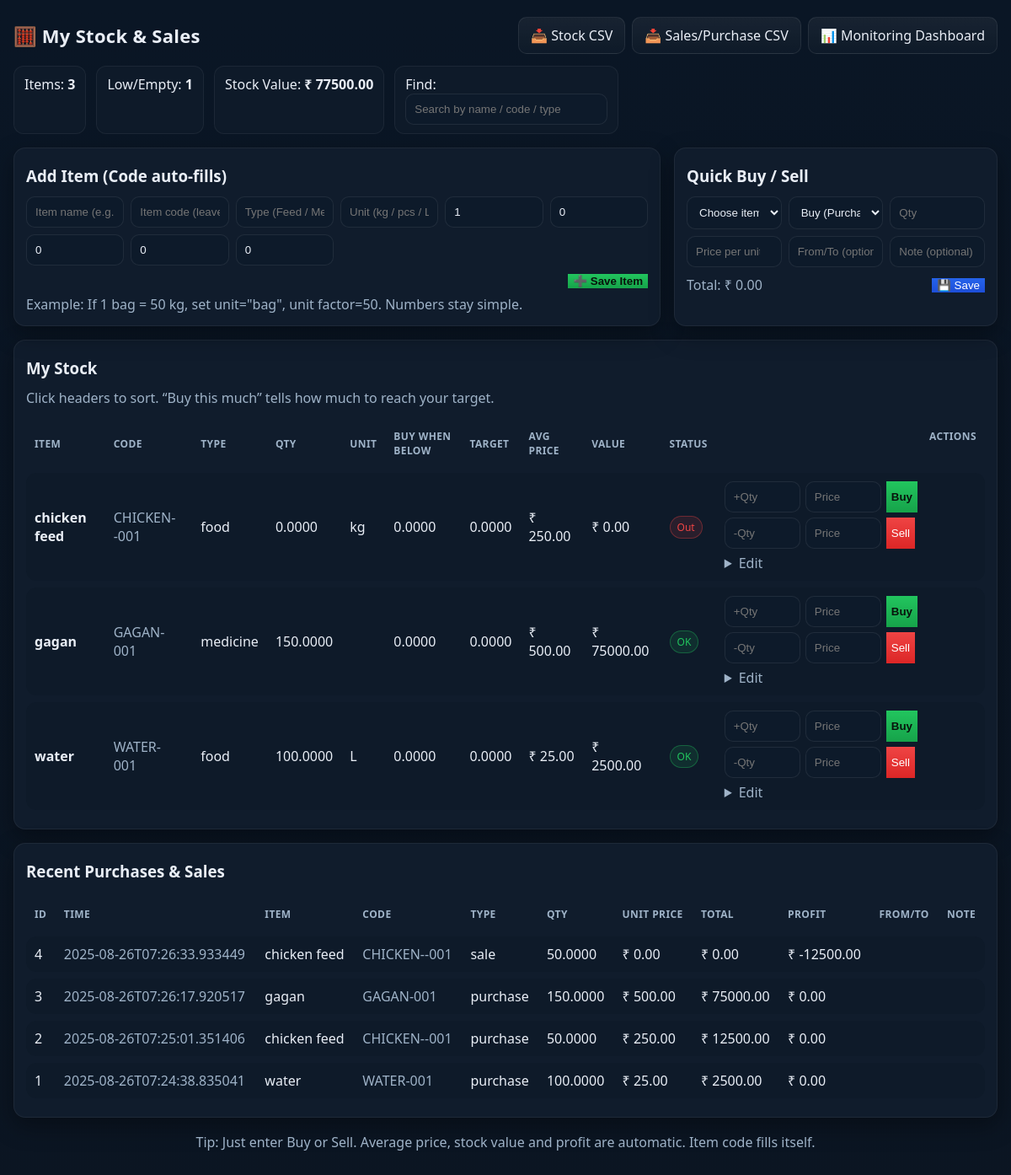
The page /erp on the database its author committed.
### tables this page shows
CREATE TABLE inventory (
            id INTEGER PRIMARY KEY AUTOINCREMENT,
            name TEXT NOT NULL,
            sku TEXT,
            category TEXT,
            unit TEXT,
            unit_factor REAL DEFAULT 1,
            quantity REAL DEFAULT 0,
            reorder_level REAL DEFAULT 0,
            target_level REAL DEFAULT 0,
            avg_cost REAL DEFAULT 0,
            last_updated TEXT
        );

CREATE TABLE transactions (
            id INTEGER PRIMARY KEY AUTOINCREMENT,
            timestamp TEXT,
            item_id INTEGER,
            type TEXT,
            quantity REAL,
            unit_price REAL,
            total REAL,
            profit REAL,
            party TEXT,
            note TEXT,
            FOREIGN KEY(item_id) REFERENCES inventory(id)
        );

### app.py (the view)
@app.route("/erp", methods=["GET"])
def erp_home():
    q = (request.args.get("q") or "").strip()
    conn = db()
    c = conn.cursor()
    if q:
        like = f"%{q}%"
        c.execute("""
            SELECT id,name,sku,category,unit,unit_factor,quantity,reorder_level,target_level,avg_cost,last_updated
            FROM inventory
            WHERE name LIKE ? OR sku LIKE ? OR category LIKE ?
            ORDER BY name COLLATE NOCASE
        """, (like, like, like))
    else:
        c.execute("""
            SELECT id,name,sku,category,unit,unit_factor,quantity,reorder_level,target_level,avg_cost,last_updated
            FROM inventory
            ORDER BY name COLLATE NOCASE
        """)
    items = c.fetchall()
    total_items = len(items)
    low_stock = sum(1 for r in items if (r[6] or 0) <= (r[7] or 0))
    inv_value = sum((r[6] or 0) * (r[9] or 0) for r in items)
    c.execute("""
        SELECT t.id, t.timestamp, i.name, i.sku, t.type, t.quantity, t.unit_price, t.total, t.profit, t.party, t.note
        FROM transactions t
        LEFT JOIN inventory i ON i.id = t.item_id
        ORDER BY t.id DESC
        LIMIT 50
    """)
    last_tx = c.fetchall()
    conn.close()
    return render_template("erp.html",
                           items=items,
                           total_items=total_items,
                           low_stock=low_stock,
                           inv_value=inv_value,
                           last_tx=last_tx,
                           query=q)

### app.py (called while the page is built)
def db():
    return sqlite3.connect("poultry.db", check_same_thread=False)

### templates/erp.html (shortened to what this page needs)
<!DOCTYPE html>
<html lang="en">
<head>
</head>
<body>
  <div class="wrap">
    <div class="top">
      <div class="title">🧮 My Stock & Sales</div>
      <div class="right">
        <a class="btn" href="/erp/inventory/export_csv">📥 Stock CSV</a>
        <a class="btn" href="/erp/transactions/export_csv">📥 Sales/Purchase CSV</a>
        <a class="btn" href="/">📊 Monitoring Dashboard</a>
      </div>
    </div>
    <div class="sum" style="margin-top:14px">
      <div class="box">Items: <b>{{ total_items }}</b></div>
      <div class="box">Low/Empty: <b>{{ low_stock }}</b></div>
      <div class="box">Stock Value: <b>₹ {{ '%.2f' % inv_value }}</b></div>
      <div class="box">Find:
        <form method="get" action="/erp" style="display:inline">
          <input name="q" placeholder="Search by name / code / type" value="{{ query or '' }}" />
        </form>
      </div>
    </div>
    <div class="grid">
      <div class="card">
        <h3>Add Item (Code auto-fills)</h3>
        <form method="post" action="/erp/inventory/add">
          <div class="row">
            <input name="name" placeholder="Item name (e.g., Chicken Feed)" required />
            <input name="sku" placeholder="Item code (leave empty for auto)" />
            <input name="category" placeholder="Type (Feed / Medicine / Other)" />
            <input name="unit" placeholder="Unit (kg / pcs / L)" />
            <input name="unit_factor" type="number" step="0.0001" placeholder="Unit Factor to base" value="1" />
            <input name="quantity" type="number" step="0.0001" placeholder="Opening Qty" value="0" />
            <input name="avg_cost" type="number" step="0.01" placeholder="Opening Avg Price" value="0" />
            <input name="reorder_level" type="number" step="0.0001" placeholder="Buy when below" value="0" />
            <input name="target_level" type="number" step="0.0001" placeholder="Target level" value="0" />
          </div>
          <div class="right" style="margin-top:10px">
            <button class="btn-success" type="submit">➕ Save Item</button>
          </div>
        </form>
        <div class="muted" style="margin-top:8px">Example: If 1 bag = 50 kg, set unit="bag", unit factor=50. Numbers stay simple.</div>
      </div>
      <div class="card">
        <h3>Quick Buy / Sell</h3>
        <form method="post" action="/erp/transactions/add">
          <div class="row-compact">
            <select name="item_id" required>
              <option value="">Choose item</option>
            </select>
            <select name="type" id="tx_type" required>
              <option value="purchase">Buy (Purchase)</option>
            </select>
            <input name="quantity" type="number" step="0.0001" placeholder="Qty" required />
          </div>
          <div class="row-compact" style="margin-top:8px">
            <input name="unit_price" id="unit_price" type="number" step="0.01" placeholder="Price per unit" />
            <input name="party" placeholder="From/To (optional)" />
            <input name="note" placeholder="Note (optional)" />
          </div>
          <div class="right" style="margin-top:10px">
            <div id="calc" class="muted" style="margin-right:auto">Total: ₹ 0.00</div>
            <button class="btn-primary" type="submit">💾 Save</button>
          </div>
        </form>
      </div>
    </div>
    <div class="card" style="margin-top:16px">
      <h3>My Stock</h3>
      <div class="muted" style="margin-bottom:8px">Click headers to sort. “Buy this much” tells how much to reach your target.</div>
      <table id="invTable">
        <thead>
          <tr>
            <th>Item</th>
            <th>Code</th>
            <th>Type</th>
            <th>Qty</th>
            <th>Unit</th>
            <th>Buy when below</th>
            <th>Target</th>
            <th>Avg Price</th>
            <th>Value</th>
            <th>Status</th>
            <th class="right">Actions</th>
          </tr>
        </thead>
        <tbody>
          {% for r in items %}
          {% set qty = (r[6] or 0) %}
          {% set avg = (r[9] or 0) %}
          {% set value = qty * avg %}
          {% set reorder = (r[7] or 0) %}
          {% set target = (r[8] or 0) %}
          {% set unit = r[4] or '' %}
          {% set status = 'ok' if qty>reorder else ('warn' if qty>0 else 'danger') %}
          <tr>
            <td><b>{{ r[1] }}</b></td>
            <td class="muted">{{ r[2] or '' }}</td>
            <td>{{ r[3] or '' }}</td>
            <td>{{ '%.4f' % qty }}</td>
            <td>{{ unit }}</td>
            <td>{{ '%.4f' % reorder }}</td>
            <td>{{ '%.4f' % target }}</td>
            <td>₹ {{ '%.2f' % avg }}</td>
            <td>₹ {{ '%.2f' % value }}</td>
            <td>
              <span class="chip {{ status }}">
                {% if status=='ok' %}OK{% elif status=='warn' %}Low{% else %}Out{% endif %}
              </span>
            </td>
            <td>
              <form method="post" action="/erp/inventory/increase/{{ r[0] }}" style="display:inline-flex;gap:6px">
                <input name="delta" type="number" step="0.0001" placeholder="+Qty" style="width:90px" />
                <input name="unit_price" type="number" step="0.01" placeholder="Price" style="width:90px" />
                <button class="btn-success" type="submit">Buy</button>
              </form>
              <form method="post" action="/erp/inventory/decrease/{{ r[0] }}" style="display:inline-flex;gap:6px;margin-top:6px">
                <input name="delta" type="number" step="0.0001" placeholder="-Qty" style="width:90px" />
                <input name="unit_price" type="number" step="0.01" placeholder="Price" style="width:90px" />
                <button class="btn-danger" type="submit">Sell</button>
              </form>
              <details style="margin-top:6px">
                <summary class="muted">Edit</summary>
              </details>
            </td>
          </tr>
          {% endfor %}
        </tbody>
      </table>
    </div>
    <div class="card" style="margin-top:16px">
      <h3>Recent Purchases & Sales</h3>
      <table>
        <thead>
          <tr>
            <th>ID</th><th>Time</th><th>Item</th><th>Code</th><th>Type</th><th>Qty</th><th>Unit Price</th><th>Total</th><th>Profit</th><th>From/To</th><th>Note</th>
          </tr>
        </thead>
        <tbody>
          {% for t in last_tx %}
          <tr>
            <td>{{ t[0] }}</td>
            <td class="muted">{{ t[1] }}</td>
            <td>{{ t[2] }}</td>
            <td class="muted">{{ t[3] or '' }}</td>
            <td>{{ t[4] }}</td>
            <td>{{ '%.4f' % (t[5] or 0) }}</td>
            <td>₹ {{ '%.2f' % (t[6] or 0) }}</td>
            <td>₹ {{ '%.2f' % (t[7] or 0) }}</td>
            <td>₹ {{ '%.2f' % (t[8] or 0) }}</td>
            <td>{{ t[9] or '' }}</td>
            <td>{{ t[10] or '' }}</td>
          </tr>
          {% endfor %}
        </tbody>
      </table>
    </div>
    <div style="text-align:center;margin-top:18px" class="muted">
      Tip: Just enter Buy or Sell. Average price, stock value and profit are automatic. Item code fills itself.
    </div>
  </div>
</body>
</html>

### templates/erp.html (style rules this page uses)
:root { --bg:#0b1727;--panel:#101c2c;--panel2:#0e1a29;--text:#e9eef6;--muted:#9fb3c8;--brand:#22c55e;--accent:#3b82f6;--danger:#ef4444;--warn:#f59e0b;--radius:14px;--shadow:0 10px 28px rgba(0,0,0,.35) }
* { box-sizing:border-box }
body { margin:0;background:linear-gradient(180deg,#0a1625,#0b1522);color:var(--text);font-family:system-ui,-apple-system,Segoe UI,Roboto,Arial,sans-serif }
.wrap { max-width:1200px;margin:20px auto;padding:0 16px 80px }
.top { display:flex;align-items:center;justify-content:space-between;gap:12px }
.title { font-weight:800;font-size:22px;letter-spacing:.3px }
.btn { border:1px solid rgba(255,255,255,.08);background:linear-gradient(180deg,rgba(255,255,255,.06),rgba(255,255,255,.02));padding:10px 14px;border-radius:10px;color:var(--text);cursor:pointer }
.btn-primary { background:linear-gradient(180deg,#2563eb,#1d4ed8);border:none;color:#fff }
.btn-success { background:linear-gradient(180deg,#22c55e,#16a34a);border:none;color:#08130c;font-weight:700 }
.btn-danger { background:linear-gradient(180deg,#ef4444,#dc2626);border:none;color:#fff }
.grid { display:grid;gap:16px;margin-top:16px }
@media (min-width:1000px) { .grid { grid-template-columns:2fr 1fr } }
.card { background:var(--panel);border:1px solid rgba(255,255,255,.06);border-radius:var(--radius);box-shadow:var(--shadow);padding:14px }
.card h3 { margin:6px 0 12px 0 }
.row { display:grid;grid-template-columns:repeat(6,1fr);gap:8px }
.row-compact { display:grid;grid-template-columns:repeat(3,1fr);gap:8px }
input,select { width:100%;padding:10px;border-radius:10px;border:1px solid rgba(255,255,255,.08);background:#0d1a2a;color:var(--text) }
table { width:100%;border-collapse:separate;border-spacing:0 8px }
th,td { text-align:left;padding:10px }
thead th { color:var(--muted);font-size:12px;text-transform:uppercase;letter-spacing:.4px }
tbody tr { background:var(--panel2);border:1px solid rgba(255,255,255,.06) }
tbody tr td:first-child { border-top-left-radius:12px;border-bottom-left-radius:12px }
tbody tr td:last-child { border-top-right-radius:12px;border-bottom-right-radius:12px }
.chip { display:inline-flex;align-items:center;gap:6px;padding:4px 8px;border-radius:999px;font-size:12px;border:1px solid rgba(255,255,255,.1);background:rgba(255,255,255,.06) }
.chip.ok { color:#22c55e;border-color:rgba(34,197,94,.35);background:rgba(34,197,94,.12) }
.chip.danger { color:#ef4444;border-color:rgba(239,68,68,.35);background:rgba(239,68,68,.12) }
.muted { color:var(--muted) }
.right { display:flex;gap:8px;align-items:center;justify-content:flex-end }
.sum { display:flex;gap:12px;flex-wrap:wrap }
.sum .box { background:var(--panel2);border:1px solid rgba(255,255,255,.06);padding:10px 12px;border-radius:12px }
a { color:#93c5fd;text-decoration:none }

### rows shown on the page
inventory: name "chicken feed", sku "CHICKEN--001", category "food", qty "0.0000", unit "kg", reorder "0.0000", target "0.0000", avg_cost "250.00", value "0.00", shows "Out"
inventory: name "gagan", sku "GAGAN-001", category "medicine", quantity "150.0000", reorder "0.0000", target "0.0000", avg_cost "500.00", value "75000.00", shows "OK"
inventory: name "water", sku "WATER-001", category "food", quantity "100.0000", unit "L", reorder "0.0000", target "0.0000", avg_cost "25.00", value "2500.00", shows "OK"
transactions: id "4", timestamp "2025-08-26T07:26:33.933449", name "chicken feed", sku "CHICKEN--001", type "sale", quantity "50.0000", unit_price "0.00", total "0.00", profit "-12500.00"
transactions: id "3", timestamp "2025-08-26T07:26:17.920517", name "gagan", sku "GAGAN-001", type "purchase", quantity "150.0000", unit_price "500.00", total "75000.00", profit "0.00"
transactions: id "2", timestamp "2025-08-26T07:25:01.351406", name "chicken feed", sku "CHICKEN--001", type "purchase", quantity "50.0000", unit_price "250.00", total "12500.00", profit "0.00"
transactions: id "1", timestamp "2025-08-26T07:24:38.835041", name "water", sku "WATER-001", type "purchase", quantity "100.0000", unit_price "25.00", total "2500.00", profit "0.00"

### other values the page prints
{{ total_items }} "3"
{{ low_stock }} "1"
{{ '%.2f' % inv_value }} "77500.00"
